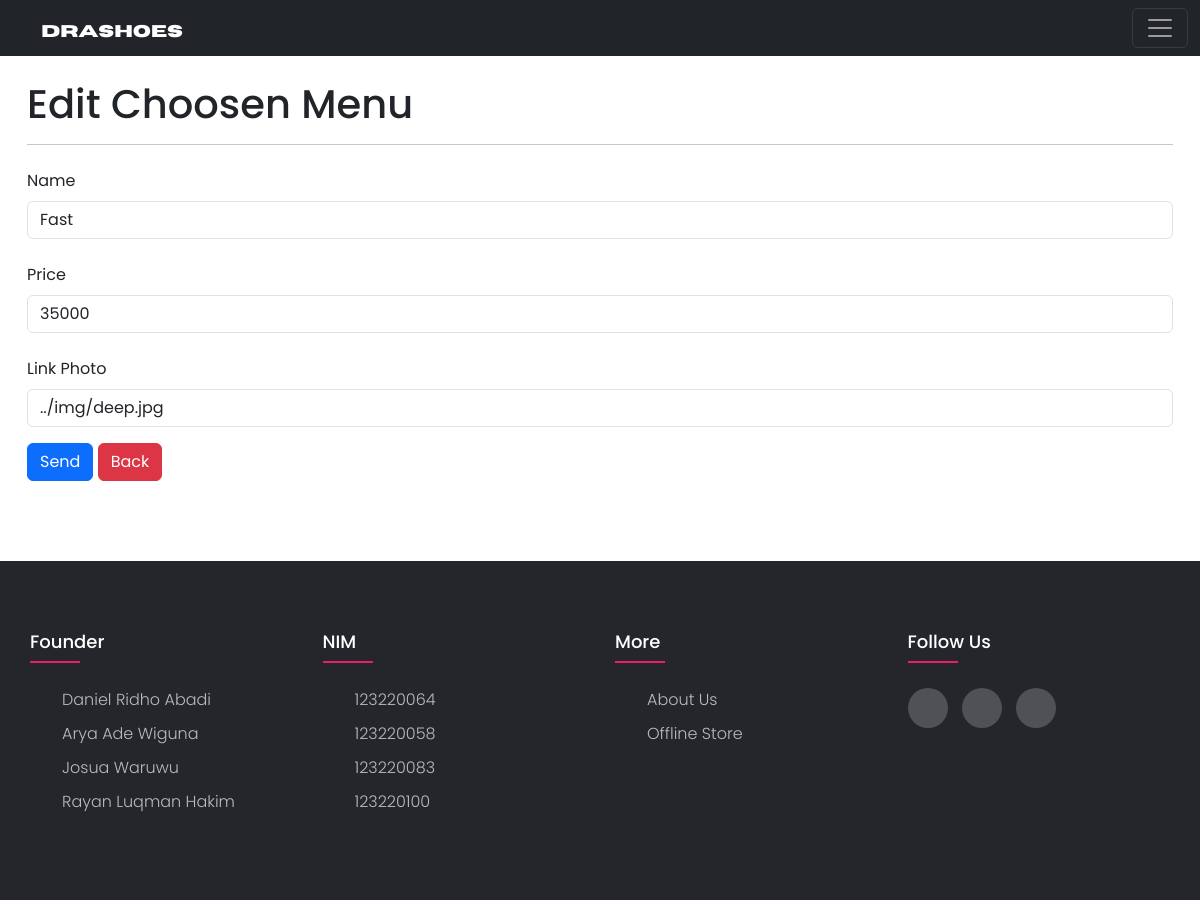
The app's page /admin/edit_pricelist.php?id_pricelist=1 (signed in) with its own data.
### tables this page shows
CREATE TABLE `pricelist` (
  `id_pricelist` int(11) NOT NULL,
  `nama_pricelist` varchar(255) NOT NULL,
  `harga` int(11) NOT NULL,
  `linkfoto` varchar(255) NOT NULL
);

### admin/edit_pricelist.php (the view, shortened to what this page needs)
<!doctype html>
<html lang="en">
  <head>
    <link href="https://cdn.jsdelivr.net/npm/bootstrap@5.3.2/dist/css/bootstrap.min.css" rel="stylesheet">
  </head>
  <body>
    <?php
    include '../koneksi.php';
    $id_pricelist=$_GET['id_pricelist'];
    $query=mysqli_query($konek,"SELECT * from pricelist where id_pricelist =$id_pricelist");
    $data =mysqli_fetch_array($query);
    ?>
    <div class="container">
      <?php include 'navbar.php'?>
      <div class="home">
        <div class="header mt-5">
          <h1>Edit Choosen Menu</h1>
        </div>
        <hr></hr>
        <form action="cek_edit_pricelist.php" method="POST">
          <div class="username mt-4">
            <div class="mb-3">
              <label class="form-label">Name</label>
              <input type="text" name="nama_pricelist" class="form-control" value=<?php echo $data['nama_pricelist']; ?>>
            </div>
          </div>
          <div class="genre mt-4">
            <div class="mb-3">
              <label class="form-label">Price</label>
              <input type="text" name="harga" class="form-control" value=<?php echo $data['harga']; ?>>
            </div>
          </div>
          <div class="genre mt-4">
            <div class="mb-3">
              <label class="form-label">Link Photo</label>
              <input type="text" name="linkfoto" class="form-control" value=<?php echo $data['linkfoto']; ?>>
            </div>
          </div>
          <button type="submit" class="btn btn-primary" name="submit"> Send</button>
          <a href="data_pricelist.php" type="button" class="btn btn-danger">Back</a>
        </form>
      </div>
    </div>
      <?php include'footer.php'?>
    </body>
    </html>

### admin/footer.css (style rules this page uses)
body { line-height: 1.5; font-family: 'Poppins', sans-serif; }
* { margin:0; padding:0; box-sizing: border-box; }
.container { max-width: 1170px; margin:auto; }

### admin/edit_pricelist.php (style rules this page uses)
* { font-family: poppins; }
.home { margin-top: 10vh; margin-bottom: 10vh; }

### records on screen
pricelist: nama_pricelist "Fast", harga "35000", linkfoto "../img/deep.jpg"
